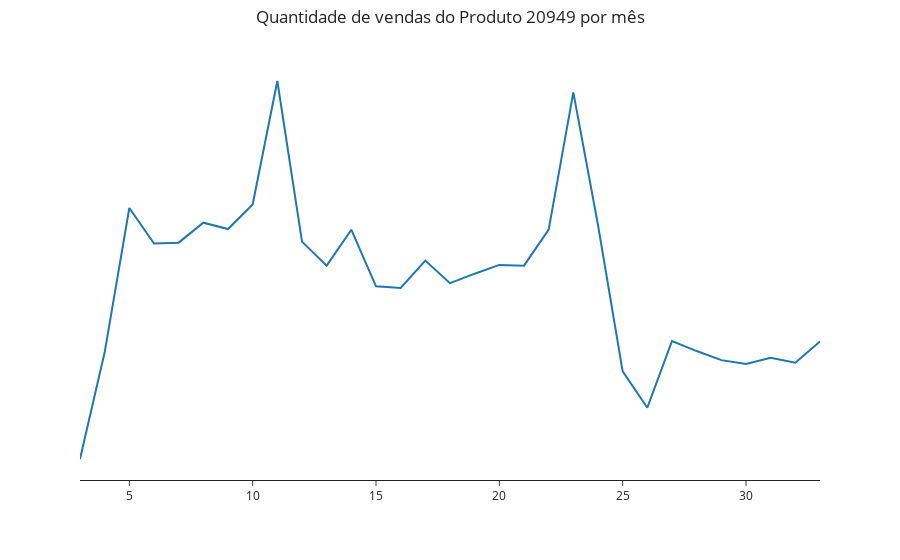

Source (notebook cell):
### Markdown cell above
Com isso, vamos fazer a visualização dos dados do produto escolhido.

### Code cell
figura = pd.DataFrame(Item_20949.groupby('date_block_num')['item_cnt_day'].sum()).reset_index()
plot_line(figura,'date_block_num','item_cnt_day', 'Quantidade de vendas do Produto 20949 por mês')

### Figure 1 — Plotly figure (JSON) as saved in the notebook; plotly's stock layout.template omitted (floating-point values rounded to 4 significant figures)
{"data": [{"hovertemplate": "date_block_num=%{x}<br>item_cnt_day=%{y}<extra></extra>", "legendgroup": "", "line": {"color": "#1F77B4", "dash": "solid"}, "marker": {"symbol": "circle"}, "mode": "lines", "name": "", "orientation": "v", "showlegend": false, "type": "scatter", "x": [3, 4, 5, 6, 7, 8, 9, 10, 11, 12, 13, 14, 15, 16, 17, 18, 19, 20, 21, 22, 23, 24, 25, 26, 27, 28, 29, 30, 31, 32, 33], "xaxis": "x", "y": [255, 3727, 8424, 7269, 7296, 7945, 7738, 8537, 12557, 7329, 6547, 7717, 5875, 5822, 6712, 5976, 6286, 6571, 6547, 7721, 12185, 7869, 3109, 1924, 4097, 3768, 3473, 3347, 3551, 3390, 4078], "yaxis": "y"}], "layout": {"legend": {"tracegroupgap": 0}, "margin": {"t": 60}, "title": {"text": "Quantidade de vendas do Produto 20949 por mês", "x": 0.5, "y": 0.98}, "xaxis": {"anchor": "y", "domain": [0, 1], "title": {"text": ""}, "zeroline": true, "zerolinewidth": 2}, "yaxis": {"anchor": "x", "domain": [0, 1], "showline": false, "showticklabels": false, "showticksuffix": "none", "ticks": "", "title": {"text": ""}}}}
